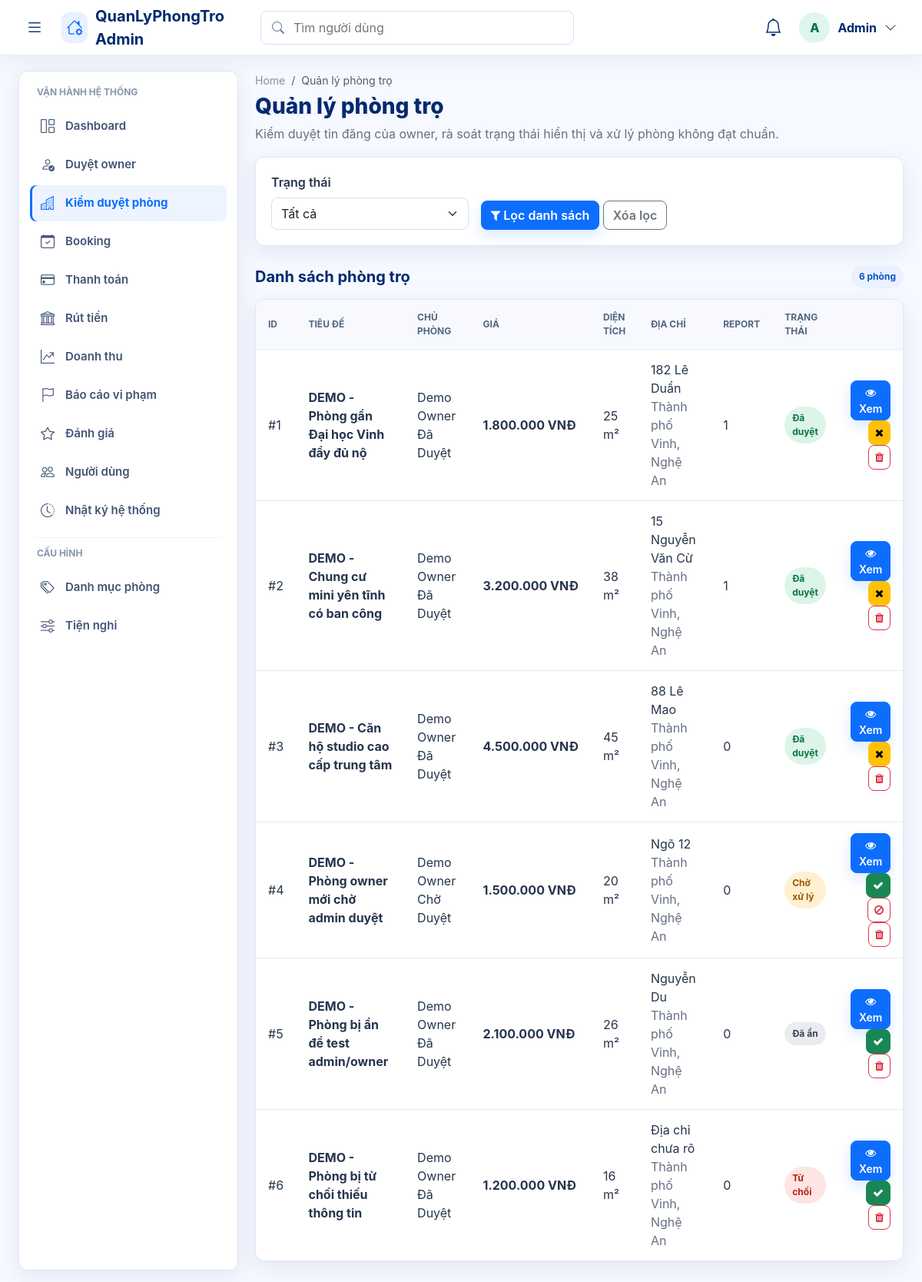
Screenshot of /public/admin/motels.php (signed in) with the database file from the repository.
### tables this page shows
CREATE TABLE `motels` (
  `id` int(11) NOT NULL,
  `title` varchar(255) NOT NULL,
  `description` text DEFAULT NULL,
  `price` int(11) NOT NULL,
  `deposit_amount` int(11) NOT NULL DEFAULT 0,
  `area` int(11) DEFAULT NULL,
  `address` varchar(255) DEFAULT NULL,
  `province_code` varchar(20) DEFAULT NULL,
  `province_name` varchar(120) DEFAULT NULL,
  `district_code` varchar(20) DEFAULT NULL,
  `district_name` varchar(120) DEFAULT NULL,
  `ward_code` varchar(20) DEFAULT NULL,
  `ward_name` varchar(120) DEFAULT NULL,
  `street_address` varchar(255) DEFAULT NULL,
  `address_api_source` varchar(80) DEFAULT NULL,
  `lat` decimal(10,8) DEFAULT NULL,
  `lng` decimal(11,8) DEFAULT NULL,
  `phone` varchar(20) DEFAULT NULL,
  `user_id` int(11) NOT NULL,
  `category_id` int(11) DEFAULT NULL,
  `district_id` int(11) DEFAULT NULL,
  `status` enum('pending','approved','hidden','rejected') DEFAULT 'pending',
  `room_status` enum('available','reserved','rented','unavailable') NOT NULL DEFAULT 'available',
  `rejection_reason` text DEFAULT NULL,
  `rejected_by` int(11) DEFAULT NULL,
  `rejected_at` datetime DEFAULT NULL,
  `count_view` int(11) DEFAULT 0,
  `created_at` timestamp NOT NULL DEFAULT current_timestamp(),
  `updated_at` timestamp NULL DEFAULT NULL,
  `bedrooms` int(11) DEFAULT 0,
  `bathrooms` int(11) DEFAULT 0,
  `max_people` int(11) DEFAULT NULL,
  `utilities` text DEFAULT NULL,
  `furniture` text DEFAULT NULL,
  `verification_status` varchar(30) NOT NULL DEFAULT 'unverified',
  `health_score` int(11) NOT NULL DEFAULT 0,
  `is_featured` tinyint(1) NOT NULL DEFAULT 0,
  `available_from` date DEFAULT NULL,
  `service_fee` int(11) NOT NULL DEFAULT 0,
  `electricity_unit_price` int(11) NOT NULL DEFAULT 0,
  `water_fee_per_person` int(11) NOT NULL DEFAULT 0,
  `internet_fee` int(11) NOT NULL DEFAULT 0,
  `parking_fee` int(11) NOT NULL DEFAULT 0,
  `other_fee` int(11) NOT NULL DEFAULT 0,
  `service_note` varchar(255) DEFAULT NULL,
  `deposit_months` decimal(3,1) NOT NULL DEFAULT 1.0
);

CREATE TABLE `users` (
  `id` int(11) NOT NULL,
  `name` varchar(100) DEFAULT NULL,
  `email` varchar(150) DEFAULT NULL,
  `password` varchar(255) DEFAULT NULL,
  `reset_token` varchar(64) DEFAULT NULL,
  `reset_expires` datetime DEFAULT NULL,
  `force_password_change` tinyint(1) NOT NULL DEFAULT 0,
  `phone` varchar(20) DEFAULT NULL,
  `avatar` varchar(255) DEFAULT NULL,
  `role` enum('user','owner','admin') DEFAULT 'user',
  `created_at` timestamp NOT NULL DEFAULT current_timestamp(),
  `status` enum('active','approved','pending','warning','locked','banned','blocked','rejected') DEFAULT 'active' COMMENT 'Account status. active/warning/locked/banned are canonical; approved/blocked kept for current PHP compatibility.',
  `owner_verification_status` enum('not_required','pending','pending_verification','submitted','approved','rejected') NOT NULL DEFAULT 'not_required' COMMENT 'Owner KYC workflow. pending is canonical; pending_verification/submitted kept for current PHP compatibility.',
  `approved_by` int(11) DEFAULT NULL,
  `approved_at` datetime DEFAULT NULL,
  `rejection_reason` text DEFAULT NULL,
  `address` text DEFAULT NULL,
  `idcard_number` varchar(50) DEFAULT NULL,
  `trust_score` int(11) NOT NULL DEFAULT 0,
  `admin_note` text DEFAULT NULL,
  `verified_at` datetime DEFAULT NULL,
  `verification_submitted_at` datetime DEFAULT NULL,
  `verification_reviewed_by` int(11) DEFAULT NULL,
  `verification_reviewed_at` datetime DEFAULT NULL,
  `verification_rejection_reason` text DEFAULT NULL,
  `id_card_front` varchar(255) DEFAULT NULL,
  `id_card_back` varchar(255) DEFAULT NULL,
  `selfie_image` varchar(255) DEFAULT NULL,
  `bank_name` varchar(100) DEFAULT NULL,
  `bank_account_no` varchar(50) DEFAULT NULL,
  `bank_account_name` varchar(100) DEFAULT NULL,
  `bank_verified_at` datetime DEFAULT NULL,
  `notify_email` tinyint(1) DEFAULT 1,
  `notify_booking` tinyint(1) DEFAULT 1,
  `show_phone` tinyint(1) DEFAULT 1,
  `dark_mode` tinyint(1) DEFAULT 0
);

### public/admin_init.php (called while the page is built, shortened)
<?php
require_once __DIR__ . '/../config/database.php';
require_once __DIR__ . '/../core/Database.php';
require_once __DIR__ . '/../core/Motel.php';
require_once __DIR__ . '/../core/Payment.php';
require_once __DIR__ . '/../app/controller/MotelController.php';
require_once __DIR__ . '/../app/controller/ActivityLogController.php';
$db = new Database($conn);
?>

### core/Motel.php (called while the page is built, shortened)
<?php
class Motel {
    private $db;
    public function __construct($database) {
        $this->db = $database;
    }
    public function getAll($page = 1, $limit = ITEMS_PER_PAGE, $status = '') {
        $page = max(1, (int)$page);
        $limit = max(1, (int)$limit);
        $offset = ($page - 1) * $limit;
        $status = self::filterStatus((string)$status);
        $sql = "SELECT m.*, u.name as owner_name, c.name as category_name,
                       COALESCE(NULLIF(m.district_name, ''), d.name) as district_name,
                       (SELECT COUNT(*) FROM reports r WHERE r.motel_id = m.id) AS report_count
                FROM motels m
                LEFT JOIN users u ON m.user_id = u.id
                LEFT JOIN categories c ON m.category_id = c.id
                LEFT JOIN districts d ON m.district_id = d.id";
        $sql .= " ORDER BY m.created_at DESC LIMIT $offset, $limit";
        $stmt = $this->db->getConnection()->prepare($sql);
        $stmt->execute();
        $motels = $stmt->get_result()->fetch_all(MYSQLI_ASSOC);
        return $motels;
    }
    public function getTotal($status = '') {
        $status = self::filterStatus((string)$status);
        return $status === ''
            ? $this->db->count('motels')
            : $this->db->count('motels', 'status = ?', [$status]);
    }
    public static function filterStatus(string $status): string {
        return in_array($status, self::FILTER_STATUSES, true) ? $status : '';
    }
}
?>

### app/controller/MotelController.php (called while the page is built, shortened)
<?php
class MotelController
{
    private $motel;
    public function __construct($db, $activityLog = null)
    {
        $this->motel = new Motel($db);
    }
    public function listMotels()
    {
        $page = isset($_GET['page']) ? (int)$_GET['page'] : 1;
        $status = Motel::filterStatus((string)($_GET['status'] ?? ''));
        $motels = $this->motel->getAll($page, ITEMS_PER_PAGE, $status);
        $total = $this->motel->getTotal($status);
        $total_pages = ceil($total / ITEMS_PER_PAGE);
        return [
            'motels' => $motels,
            'total' => $total,
            'page' => $page,
            'total_pages' => $total_pages,
            'status' => $status
        ];
    }
}

### core/Database.php (called while the page is built, shortened)
<?php
class Database {
    private $conn;
    public function __construct($connection) {
        $this->conn = $connection;
    }
    public function getConnection() {
        return $this->conn;
    }
    public function count($table, $whereClause = '', array $params = []) {
        $sql = "SELECT COUNT(*) AS total FROM `{$table}`";
        $whereClause = trim((string)$whereClause);
        $whereClause = preg_replace('/^WHERE\s+/i', '', $whereClause);
        $stmt = $this->conn->prepare($sql);
        if (!$stmt->execute()) {
            $stmt->close();
            return 0;
        }
        $row = $stmt->get_result()->fetch_assoc() ?: [];
        return (int)($row['total'] ?? 0);
    }
}
?>

### public/admin/motels.php (the view, shortened to what this page needs)
<?php
require_once __DIR__ . '/../admin_init.php';
require_once __DIR__ . '/layout.php';
$activityLog = new ActivityLog($db);
$controller = new MotelController($db, $activityLog);
$data = $controller->listMotels();
?>
<div class="wb-card mb-3">
    <form method="GET" class="row g-3 align-items-end">
        <div class="col-md-4">
            <label class="form-label fw-semibold">Trạng thái</label>
            <select name="status" class="form-select">
                <option value="">Tất cả</option>
            </select>
        </div>
        <div class="col-md-8">
            <button type="submit" class="btn btn-primary"><i class="fa fa-filter"></i> Lọc danh sách</button>
            <a href="<?php echo ADMIN_URL; ?>motels.php" class="btn btn-outline-secondary">Xóa lọc</a>
        </div>
    </form>
</div>
<div class="wb-section-head">
    <h2>Danh sách phòng trọ</h2>
    <span class="wb-pill"><?php echo (int)($data['total'] ?? 0); ?> phòng</span>
</div>
<div class="wb-table-card">
    <?php if (!empty($data['motels'])): ?>
        <table class="wb-table">
            <thead>
                <tr>
                    <th>ID</th>
                    <th>Tiêu đề</th>
                    <th>Chủ phòng</th>
                    <th>Giá</th>
                    <th>Diện tích</th>
                    <th>Địa chỉ</th>
                    <th>Report</th>
                    <th>Trạng thái</th>
                    <th></th>
                </tr>
            </thead>
            <tbody>
                <?php foreach ($data['motels'] as $motel): ?>
                    <?php $status = (string)($motel['status'] ?? 'pending'); ?>
                    <tr>
                        <td>#<?php echo (int)$motel['id']; ?></td>
                        <td class="wb-title"><?php echo admin_e(substr((string)($motel['title'] ?? 'N/A'), 0, 55)); ?></td>
                        <td><?php echo admin_e($motel['owner_name'] ?? 'N/A'); ?></td>
                        <td class="wb-price"><?php echo admin_money($motel['price'] ?? 0); ?></td>
                        <td><?php echo admin_e((string)($motel['area'] ?? 'N/A')); ?> m²</td>
                        <td>
                            <div><?php echo admin_e($motel['street_address'] ?? $motel['address'] ?? 'N/A'); ?></div>
                            <div class="wb-muted"><?php echo admin_e(trim(($motel['district_name'] ?? '') . ', ' . ($motel['province_name'] ?? ''), ', ')); ?></div>
                        </td>
                        <td><?php echo (int)($motel['report_count'] ?? 0); ?></td>
                        <td><span class="wb-pill <?php echo admin_pill_class($status); ?>"><?php echo admin_status_label($status); ?></span></td>
                        <td class="text-end">
                            <a href="<?php echo ADMIN_URL . 'motel_detail.php?id=' . (int)$motel['id']; ?>" class="btn btn-sm btn-primary"><i class="fa fa-eye"></i> Xem</a>
                            <?php if (in_array($status, ['pending', 'hidden', 'rejected'], true)): ?>
                                <form method="POST" class="d-inline" onsubmit="return confirm('Duyệt/phục hồi phòng này?');">
                                    <button type="submit" class="btn btn-sm btn-success"><i class="fa fa-check"></i></button>
                                </form>
                            <?php endif; ?>
                            <?php if ($status === 'pending'): ?>
                                <form method="POST" class="d-inline" onsubmit="const reason = prompt('Nhập lý do từ chối tin phòng:'); if (!reason) return false; this.rejection_reason.value = reason; return true;">
                                    <button type="submit" class="btn btn-sm btn-outline-danger"><i class="fa fa-ban"></i></button>
                                </form>
                            <?php endif; ?>
                            <?php if ($status === 'approved'): ?>
                                <form method="POST" class="d-inline" onsubmit="return confirm('Ẩn phòng này?');">
                                    <button type="submit" class="btn btn-sm btn-warning"><i class="fa fa-times"></i></button>
                                </form>
                            <?php endif; ?>
                            <form method="POST" class="d-inline" onsubmit="return confirm('Xóa phòng này?');">
                                <button type="submit" class="btn btn-sm btn-outline-danger"><i class="fa fa-trash"></i></button>
                            </form>
                        </td>
                    </tr>
                <?php endforeach; ?>
            </tbody>
        </table>
    <?php else: ?>
        <div class="wb-empty">Không có phòng trọ phù hợp bộ lọc.</div>
    <?php endif; ?>
</div>

### public/assets/css/workbench.css (style rules this page uses)
:root { --wb-bg: #f4f7fb; --wb-surface: #ffffff; --wb-soft: #f8fafc; --wb-text: #101828; --wb-muted: #667085; --wb-border: #e5eaf2; --wb-primary: #2563eb; --wb-primary-dark: #1e40af; --wb-accent: #0e7490; --wb-success: #16a34a; --wb-warning: #f59e0b; --wb-danger: #dc2626; --wb-shadow: 0 18px 50px rgba(15, 23, 42, .07); }
body.workbench { min-height: 100vh; margin: 0; background: var(--wb-bg) !important; color: var(--wb-text); font-family: "Inter", "Segoe UI", Arial, sans-serif; }
.wb-sidebar, .wb-hero, .wb-card, .wb-table-card, .wb-list-card { background: var(--wb-surface); border: 1px solid var(--wb-border); border-radius: 14px; box-shadow: var(--wb-shadow); }
.wb-card { padding: 18px; }
.wb-section-head { margin: 26px 0 14px; display: flex; align-items: center; justify-content: space-between; gap: 12px; }
.wb-section-head h2 { margin: 0; font-size: 22px; font-weight: 950; }
.wb-pill { display: inline-flex; align-items: center; gap: 6px; padding: 6px 10px; border-radius: 999px; background: #ecfeff; color: #0f766e; font-size: 12px; font-weight: 850; }
.wb-pill.warning { background: #fff7ed; color: #9a3412; }
.wb-pill.danger { background: #fef2f2; color: #b91c1c; }
.wb-muted { color: var(--wb-muted); }
.wb-table { width: 100%; margin: 0; }
.wb-table th, .wb-table td { padding: 14px 16px; border-bottom: 1px solid var(--wb-border); vertical-align: middle; }
.wb-table th { color: var(--wb-muted); background: var(--wb-soft); font-size: 12px; text-transform: uppercase; letter-spacing: .02em; }
.wb-table tr:last-child td { border-bottom: 0; }
.wb-title { color: var(--wb-text); font-weight: 900; }
.wb-price { color: var(--wb-accent); font-weight: 950; white-space: nowrap; }

### public/admin/assets/css/admin.css (style rules this page uses)
:root { --admin-bg: #f6f9ff; --admin-surface: #ffffff; --admin-border: #dfe7f5; --admin-text: #012970; --admin-copy: #26354d; --admin-muted: #667085; --admin-blue: #0d6efd; --admin-cyan: #0891b2; --admin-green: #198754; --admin-amber: #f59e0b; --admin-red: #dc3545; --admin-shadow: 0 8px 28px rgba(1, 41, 112, .09); --admin-sidebar-width: 286px; --admin-sidebar-mini: 86px; --admin-topbar-height: 72px; }
body.admin-body { color: var(--admin-copy); background: var(--admin-bg) !important; font-family: Inter, "Nunito", system-ui, -apple-system, BlinkMacSystemFont, "Segoe UI", sans-serif; }
.admin-body .wb-card, .admin-body .wb-table-card, .admin-body .wb-list-card { border: 1px solid var(--admin-border); border-radius: 12px; box-shadow: var(--admin-shadow); }
.admin-body .wb-card { padding: 20px; }
.admin-body .wb-card-label, .admin-body .wb-muted { color: var(--admin-muted); }
.admin-body .wb-section-head { margin-top: 25px; }
.admin-body .wb-section-head h2 { color: var(--admin-text); font-size: 20px; font-weight: 730; }
.admin-body .wb-table-card { overflow-x: auto; background: var(--admin-surface); }
.admin-body .wb-table { min-width: 720px; border-collapse: separate; border-spacing: 0; }
.admin-body .wb-table th { color: #526581; background: #f7f9fe; font-size: 12px; font-weight: 720; letter-spacing: 0; }
.admin-body .wb-table td { color: var(--admin-copy); }
.admin-body .wb-table tbody tr { transition: background .15s ease; }
.admin-body .wb-title { color: var(--admin-text); font-weight: 680; }
.admin-body .wb-price { color: #087443; font-weight: 720; }
.admin-body .wb-pill { border-radius: 999px; background: #eaf1ff; color: #0756c9; font-weight: 720; }
.admin-body .wb-pill.success { color: #087443; background: #dcf5e8; }
.admin-body .wb-pill.warning { color: #9a5a00; background: #fff0d1; }
.admin-body .wb-pill.danger { color: #b42318; background: #fee4e2; }
.admin-body .wb-pill.muted { color: #344054; background: #eaecf0; }
.admin-body .btn { border-radius: 8px; font-weight: 620; }
.admin-body .btn-sm { min-height: 32px; }
.admin-body .btn-primary { box-shadow: 0 7px 18px rgba(13, 110, 253, .16); }
.admin-body .form-control, .admin-body .form-select { min-height: 42px; border-radius: 8px; border-color: #cfe0fb; }
.admin-body .form-label { color: var(--admin-copy); }

### rows the page displays
motels: id "1", title "DEMO - Phòng gần Đại học Vinh đầy đủ nộ", user.name "Demo Owner Đã Duyệt", price "1.800.000 VNĐ", area "25", street_address "182 Lê Duẩn", province_name "Thành phố Vinh, Nghệ An", report_count "1", status "Đã duyệt"
motels: id "2", title "DEMO - Chung cư mini yên tĩnh có ban công", user.name "Demo Owner Đã Duyệt", price "3.200.000 VNĐ", area "38", street_address "15 Nguyễn Văn Cừ", province_name "Thành phố Vinh, Nghệ An", report_count "1", status "Đã duyệt"
motels: id "3", title "DEMO - Căn hộ studio cao cấp trung tâm", user.name "Demo Owner Đã Duyệt", price "4.500.000 VNĐ", area "45", street_address "88 Lê Mao", province_name "Thành phố Vinh, Nghệ An", report_count "0", status "Đã duyệt"
motels: id "4", title "DEMO - Phòng owner mới chờ admin duyệt", user.name "Demo Owner Chờ Duyệt", price "1.500.000 VNĐ", area "20", street_address "Ngõ 12", province_name "Thành phố Vinh, Nghệ An", report_count "0", status "Chờ xử lý"
motels: id "5", title "DEMO - Phòng bị ẩn để test admin/owner", user.name "Demo Owner Đã Duyệt", price "2.100.000 VNĐ", area "26", street_address "Nguyễn Du", province_name "Thành phố Vinh, Nghệ An", report_count "0", status "Đã ẩn"
motels: id "6", title "DEMO - Phòng bị từ chối thiếu thông tin", user.name "Demo Owner Đã Duyệt", price "1.200.000 VNĐ", area "16", street_address "Địa chỉ chưa rõ", province_name "Thành phố Vinh, Nghệ An", report_count "0", status "Từ chối"

### other values shown
admin_e($initial !== '' ? $initial : 'A') "A"
admin_e(admin_current_name()) "Admin"
admin_e($item['label']) "Dashboard"
admin_e($item['label']) "Duyệt owner"
admin_e($item['label']) "Kiểm duyệt phòng"
admin_e($item['label']) "Booking"
admin_e($item['label']) "Thanh toán"
admin_e($item['label']) "Rút tiền"
admin_e($item['label']) "Doanh thu"
admin_e($item['label']) "Báo cáo vi phạm"
admin_e($item['label']) "Đánh giá"
admin_e($item['label']) "Người dùng"
admin_e($item['label']) "Nhật ký hệ thống"
admin_e($item['label']) "Danh mục phòng"
admin_e($item['label']) "Tiện nghi"
